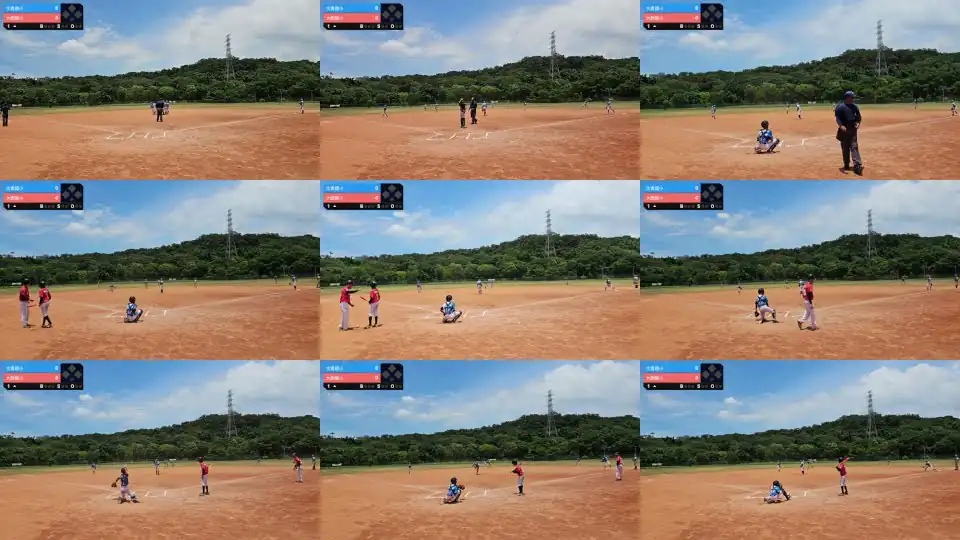
#> input picture storyboard_high_1.jpg, 960 x 540 px
$ python crop_teams.py
#> lines starting #> are read from the running program, lines starting #| are printed output that depends on the picture
import cv2

# 切出左上角隊名部分放大 3 倍
img = cv2.imread("storyboard_high_1.jpg")
#> img is the input picture: shape (540, 960, 3); mean B, G, R 119.1, 128.6, 139.4
sub = img[0:180, 0:320]
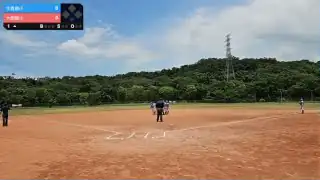
#> sub: shape (180, 320, 3); mean B, G, R 118, 129.7, 142.7
bug = sub[10:55, 10:95]
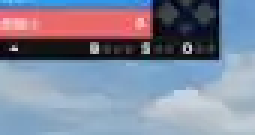
#> bug: shape (45, 85, 3) (shown 3 times larger); mean B, G, R 155.1, 134.9, 129.7
bug_large = cv2.resize(bug, (0, 0), fx=4, fy=4, interpolation=cv2.INTER_CUBIC)
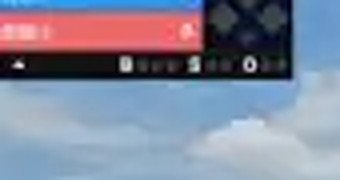
#> bug_large: shape (180, 340, 3); mean B, G, R 155.1, 134.9, 129.8
cv2.imwrite("team_names_large.jpg", bug_large)
print("Saved team_names_large.jpg!")

$ run again, with storyboard_high_0.jpg copied over storyboard_high_1.jpg
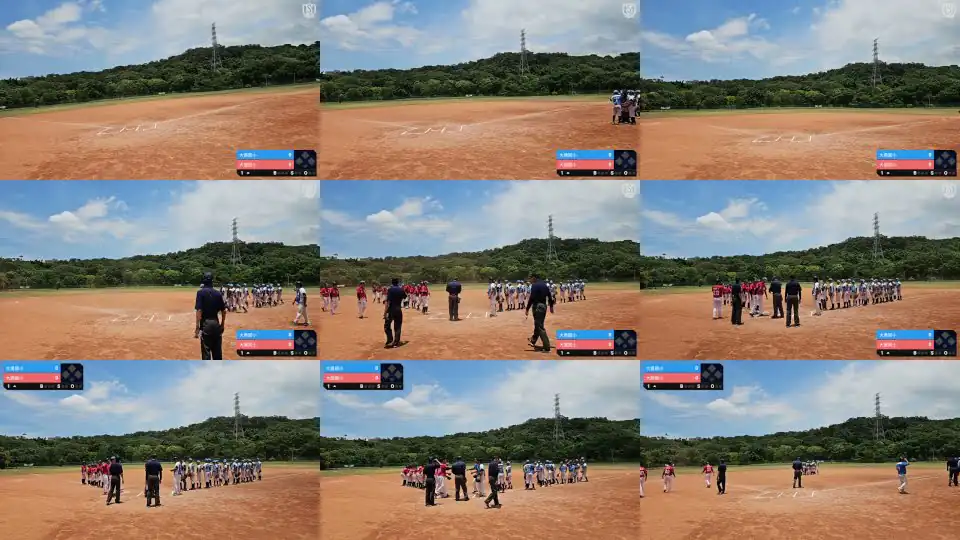
#> input picture storyboard_high_0.jpg, 960 x 540 px
#> img is the input picture: shape (540, 960, 3); mean B, G, R 119.9, 128.9, 139.4
#> `sub = img[0:180, 0:320]`:
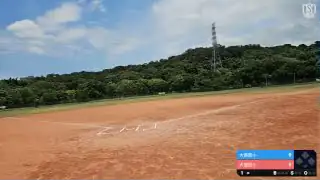
#> sub: shape (180, 320, 3); mean B, G, R 116.2, 128.2, 143
#> `bug = sub[10:55, 10:95]`:
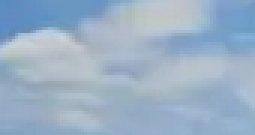
#> bug: shape (45, 85, 3) (shown 3 times larger); mean B, G, R 197.8, 176.4, 154.6

$ run again, with storyboard_high_2.jpg copied over storyboard_high_1.jpg
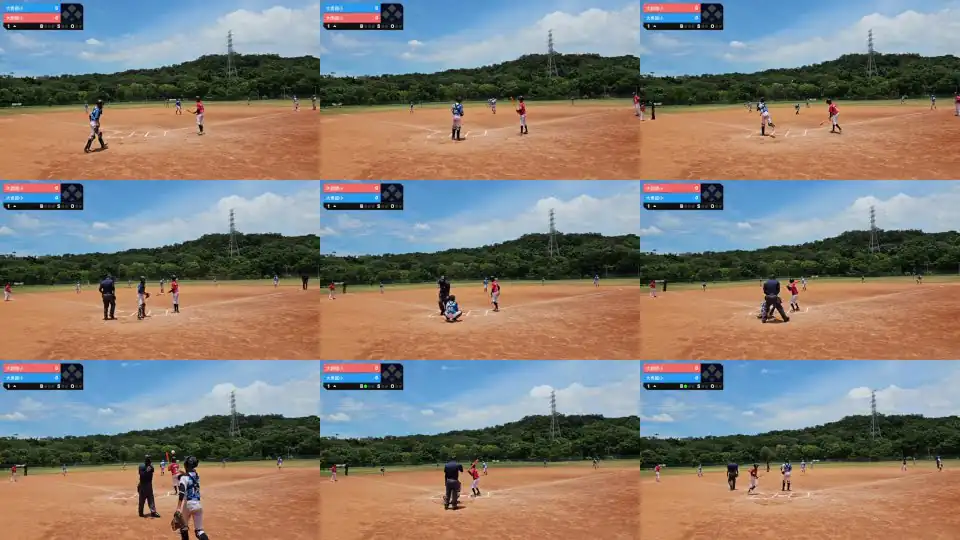
#> input picture storyboard_high_2.jpg, 960 x 540 px
#> img is the input picture: shape (540, 960, 3); mean B, G, R 117.2, 125.5, 134.6
#> `sub = img[0:180, 0:320]`:
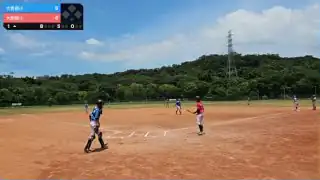
#> sub: shape (180, 320, 3); mean B, G, R 117.3, 125.8, 135.3
#> `bug_large = cv2.resize(bug, (0, 0), fx=4, fy=4, interpolation=cv2.INTE..`:
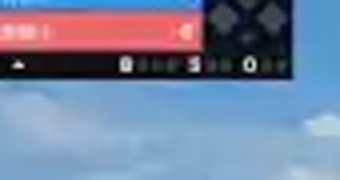
#> bug_large: shape (180, 340, 3); mean B, G, R 158.7, 130.4, 116.4

$ run again, with storyboard_high_3.jpg copied over storyboard_high_1.jpg
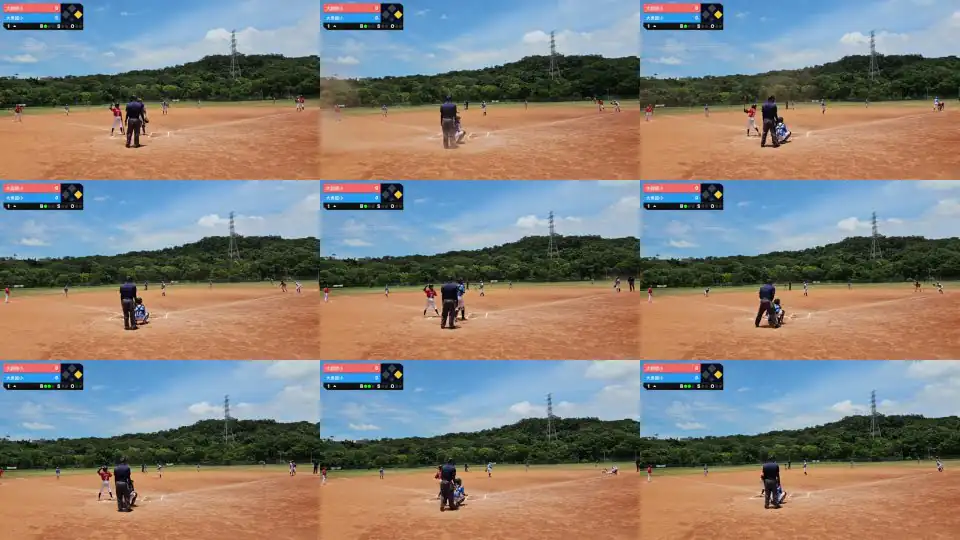
#> input picture storyboard_high_3.jpg, 960 x 540 px
#> img is the input picture: shape (540, 960, 3); mean B, G, R 120.8, 127.8, 134.8
#> `sub = img[0:180, 0:320]`:
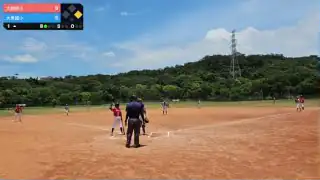
#> sub: shape (180, 320, 3); mean B, G, R 120.5, 128, 136.1
#> `bug_large = cv2.resize(bug, (0, 0), fx=4, fy=4, interpolation=cv2.INTE..`:
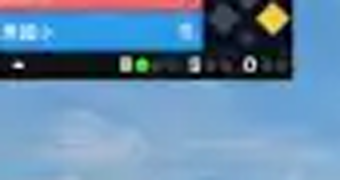
#> bug_large: shape (180, 340, 3); mean B, G, R 170.4, 136.8, 100.3
